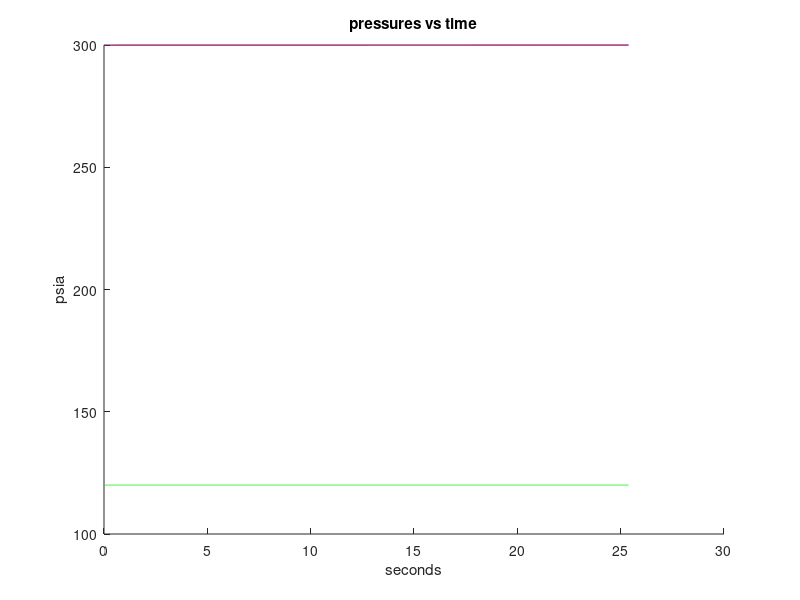
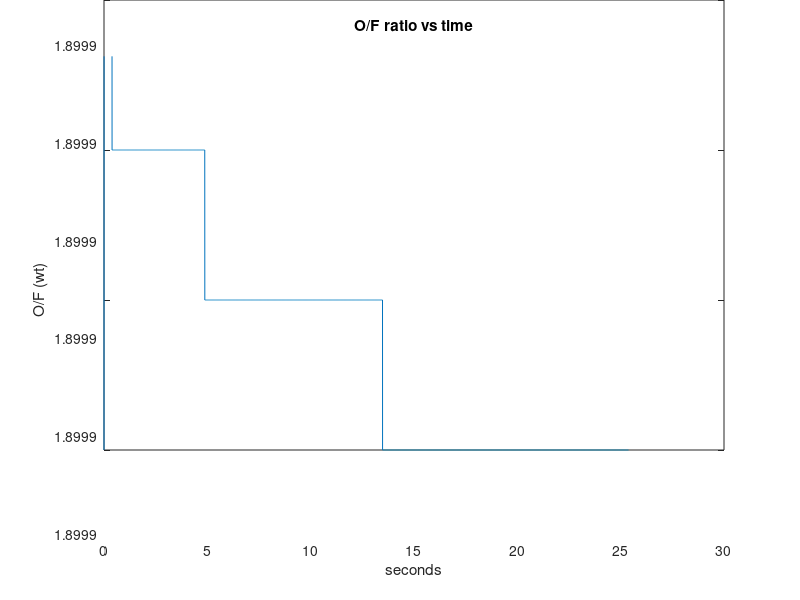
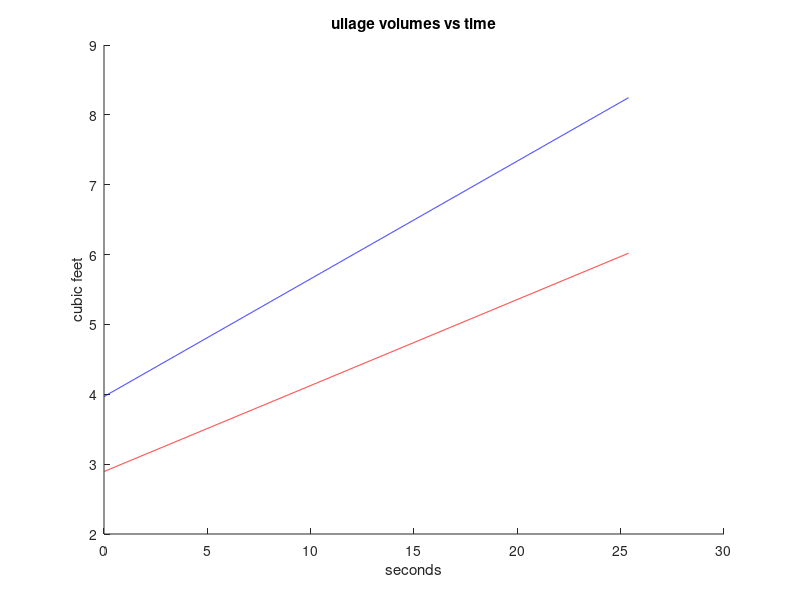
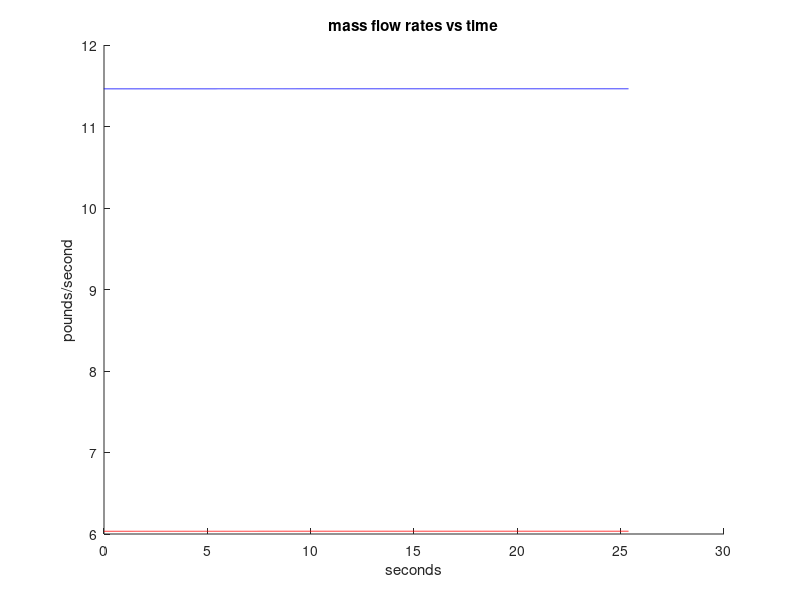

Write MATLAB code to recreate these figures, in order.
% Blowdown rocket system simulator
% (c) John Nguyen 2025
% MIT License

% This program assumes that, within reasonable O/F ratio bounds,
% the rocket chamber pressure is proportional to the mass flow rate
% and the thrust is proportional to the chamber pressure

% If "isothermal" is True, the expansion of the ullage gas in the propellant tanks
% tanks is assumed to be isothermal (constant temperature).
% This assumption is only valid when the expansion cooling of the gas
% is insignificant compared to the heat transfer from the environment
% as may be the case in a poorly insulated static fire test stand
% which exhausts its propellant slowly over a long burn.

% If "isothermal" is False, the gas expansion is assumed to be adiabatic,
% (no heat transfer).  This will result in reduced pressures compared
% to the isothermal case, and is nearly a "worst-case" scenario.  However
% there is still the case of "negative" heat transfer to the gas, which
% can easily occur if the ullage gas was initially at a higher temperature
% than the cryogenic propellant (say, liquid hydrogen) it pressurized.

isothermal = false;

% Common specific heat ratios:
% Helium - 1.667
% Hydrogen - 1.41
% Nitrogen, Oxygen, Air - 1.4
% Methane - 1.32
% Carbon dioxide - 1.28
% Propane - 1.13

ox_gamma = 1.667; % Specific heat ratio of OXIDIZER ullage gas
fu_gamma = 1.667; % Specific heat ratio of FUEL ullage gas

% initial properties
oxP0 = 300; % psia initial oxidizer tank pressure
oxV0 = 3.967; % ft3 initial oxidizer ullage volume
oxmdot0 = 11.464; % lbm/s initial oxidizer mass flow rate
fuP0 = 300; % psia initial fuel tank pressure
fuV0 = 2.894; % ft3 initial fuel ullage volume
fumdot0 = 6.034; % lbm/s initial fuel tank pressure
ofr0 = oxmdot0/fumdot0 % initial O/F ratio
oxrho = 68; % lbm/ft3 oxidizer density
furho = 49; % lbm/ft3 fuel density

T0 = 4435.744; % lbf, initial thrust
Pc0 = 120; % psia initial chamber pressure

% flow constants
oxbeta = Pc0/oxmdot0 % psia*s/lbm ox chamber pressure constant
oxalpha = oxmdot0/sqrt(oxP0-Pc0) % lbm/s/sqrt(psia) ox injector constant
fubeta = Pc0/fumdot0 % psia*s/lbm fuel chamber pressure constant
fualpha = fumdot0/sqrt(fuP0-Pc0) % lbm/s/sqrt(psia) fuel injector constant

% end conditions
oxVf = 8.245; % ft3 final oxidizer ullage volume
fuVf = 6.019; % ft3 final fuel ullage volume
tmax = 60; % maximum runtime
minofr = 1.7; % minimum o/f ratio
maxofr = 2.1; % maximum o/f ratio

dt = 0.003
n_points = tmax * 1/dt
t = 0;
n = 1;

% Simulation record vectors
tnum = zeros(1,n_points);
oxPnum = fuPnum = oxVnum = fuVnum = oxmdotnum = fumdotnum = Pcnum = oxdPnum = fudPnum = ofrnum = fTnum = tnum;

% Current frame variables
oxV = oxV0;
fuV = fuV0;
oxP = oxP0;
fuP = fuP0;
oxmdot = oxmdot0;
fumdot = fumdot0;
ofr = ofr0;
Pc = Pc0;

% Simulation loop
% Exit conditions:
% - Exceeds size of preallocated vectors
% - Runs out of oxidizer or fuel (triggers warning if runs out of fuel first)
% - Exceeds maximum runtime
% - Leaves O/F ratio bounds (triggers warning)
% - Flow reversal (triggers warning) (Chamber pressure greater than feed pressure)
while n < n_points && oxV < oxVf && fuV < fuVf && t < tmax && minofr < ofr < maxofr && oxP > Pc && fuP > Pc
  oxdV = oxalpha * sqrt(oxP - Pc) / oxrho * dt; % ft3 ox change in ullage volume
  fudV = fualpha * sqrt(fuP - Pc) / furho * dt; % ft3 fuel change in ullage volume
  oxmdot = oxdV / dt * oxrho; % lbm/s ox mass flow rate
  fumdot = fudV / dt * furho; % lbm/s fuel mass flow rate
  if isothermal
    oxP = oxP0 * oxV0 / oxV; % psia new oxidizer pressure
    fuP = fuP0 * fuV0 / fuV; % psia new fuel pressure
  else
    oxP = oxP0*(oxV/(oxV+oxdV))^ox_gamma; % psia new oxidizer pressure
    fuP = fuP0*(fuV/(fuV+fudV))^fu_gamma; % psia new fuel pressure
  end
  oxV += oxdV; % ft3 new oxidizer ullage volume
  fuV += fudV; % ft3 new fuel ullage volume
  Pc = (fumdot * fubeta + oxmdot * oxbeta) / 2; % psia chamber pressure
  % Storing data in record vectors
  tnum(n) = t; % time, seconds
  oxPnum(n) = oxP; % oxidizer tank pressure, psia
  fuPnum(n) = fuP; % fuel tank pressure, psia
  oxVnum(n) = oxV; % oxidizer tank ullage volume, ft3
  fuVnum(n) = fuV; % fuel tank ullage volume, ft3
  oxmdotnum(n) = oxmdot; % oxidizer mass flow rate, lbm/s
  fumdotnum(n) = fumdot; % fuel mass flow rate, lbm/s
  ofrnum(n) = oxmdot/fumdot; % oxidizer/fuel mass flow rate ratio
  Pcnum(n) = Pc; % chamber pressure, psia
  oxdPnum(n) = oxP - Pc; % oxidizer injector pressure drop, psi
  fudPnum(n) = fuP - Pc; % fuel injector pressure drop, psi
  fTnum(n) = T0/Pc0 * Pc; % thrust, lbf
  t += dt; % incrementing time
  n += 1; % index increment
  % Printing reason for exiting loop
  if n >= n_points
    disp("Exit! Exceeded preallocated vector size (n_points)!")
  end
  if oxV >= oxVf
    disp("Exit! Ran out of oxidizer!")
  end
  if fuV >= fuVf
    disp("Exit! WARNING: Ran out of fuel!")
  end
  if t >= tmax
    disp("Exit! Exceeded maximum runtime (tmax)!")
  end
  if ofr < minofr || ofr > maxofr
    disp("Exit! WARNING: Left O/F ratio bounds!")
  end
  if oxP < Pc || fuP < Pc
    disp("Exit! WARNING: Flow reversal!")
  endif

end

disp("Final time:");
disp(t);

% Plot tank and chamber pressures over time
delete(figure(1));
figure(1);
hold on;
plot(tnum(1:(n-1)),oxPnum(1:(n-1)),"blue");
plot(tnum(1:(n-1)),fuPnum(1:(n-1)),"red");
plot(tnum(1:(n-1)),Pcnum(1:(n-1)),"green");
title("pressures vs time");
xlabel("seconds");
ylabel("psia");

% Plot O/F ratio over time
delete(figure(2));
figure(2);
plot(tnum(1:(n-1)),ofrnum(1:(n-1)));
title("O/F ratio vs time");
ylabel("O/F (wt)");
xlabel("seconds");

% Plot tank ullage volumes over time
delete(figure(3));
figure(3);
hold on;
plot(tnum(1:(n-1)),oxVnum(1:(n-1)),"blue");
plot(tnum(1:(n-1)),fuVnum(1:(n-1)),"red");
title("ullage volumes vs time");
xlabel("seconds");
ylabel("cubic feet");

% Plot fuel & oxidizer mass flow rates over time
delete(figure(4));
figure(4);
hold on;
plot(tnum(1:(n-1)),oxmdotnum(1:(n-1)),"blue");
plot(tnum(1:(n-1)),fumdotnum(1:(n-1)),"red");
title("mass flow rates vs time");
ylabel("pounds/second");
xlabel("seconds");

% Plot thrust over time
delete(figure(5));
figure(5);
hold on;
plot(tnum(1:(n-1)),fTnum(1:(n-1)),"blue");
title("Thrust vs time");
ylabel("pounds");
xlabel("seconds");

% Perform polynomial regression on thrust data
Tfit = polyfit(tnum(1:n-1),fTnum(1:n-1),4);
Tpred = polyval(Tfit,tnum(1:n-1));
% Plot regression polynomial onto thrust graph
plot(tnum(1:n-1),Tpred,"green");
% Print polynomial coefficients to command window
disp("Plotted regression predicted thrust in green!");
disp("Thrust as function of time:");
disp("Read as polynomial coefficients in decreasing order");
disp("at^4 + bt^3 + ct^2 + dt + e");
disp(Tfit);


